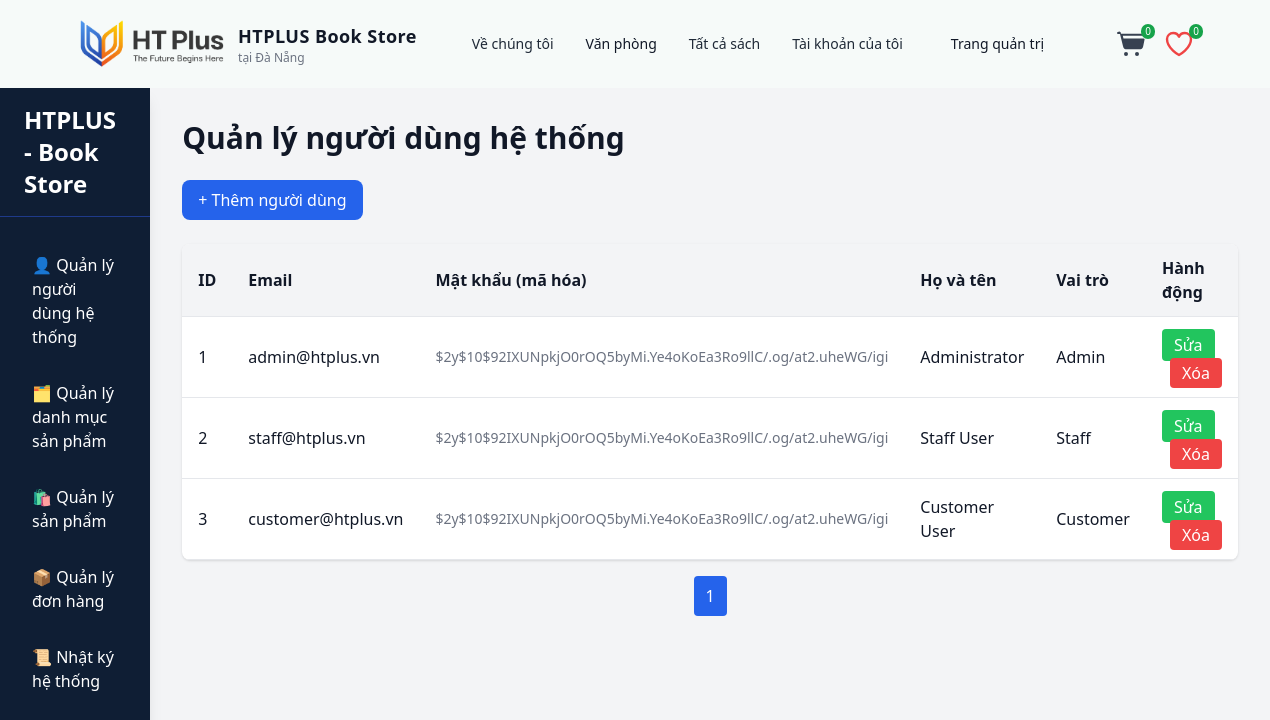
The page /admin (signed in) on the database its author committed.
### tables this page shows
CREATE TABLE IF NOT EXISTS `users` (
  `id` int(11) NOT NULL AUTO_INCREMENT,
  `email` varchar(255) NOT NULL,
  `password` varchar(255) NOT NULL,
  `full_name` varchar(255) DEFAULT NULL,
  `role` enum('admin','staff','customer') NOT NULL DEFAULT 'customer',
  `is_active` tinyint(1) NOT NULL DEFAULT 1,
  `created_at` timestamp NOT NULL DEFAULT CURRENT_TIMESTAMP,
  PRIMARY KEY (`id`),
  UNIQUE KEY `email` (`email`)
);

### app/Controllers/AdminController.php (called while the page is built, shortened)
<?php
class AdminController
{
    private UserService $userService;
    public function __construct()
    {
        $this->userService = new UserService();
    }
    public function index()
    {
        $page = isset($_GET['page']) ? intval($_GET['page']) : 1;
        $limit = 10;
        $result = $this->userService->getPaginatedUsers($page, $limit);
        View::render('admin.users.index', [
            'users' => $result['users'],
            'page' => $result['pagination']['page'],
            'totalPages' => $result['pagination']['total_pages'],
            'title' => 'Admin Dashboard'
        ]);
    }
}

### public/index.php (called while the page is built, shortened)
<?php
$router = new Router();
$router->dispatch($_SERVER['REQUEST_URI'], $_SERVER['REQUEST_METHOD']);

### app/Services/UserService.php (called while the page is built, shortened)
<?php
class UserService
{
    private UserRepository $repository;
    public function __construct()
    {
        $this->repository = new UserRepository();
    }
    public function getPaginatedUsers(int $page, int $perPage): array
    {
        $offset = ($page - 1) * $perPage;
        $users = $this->repository->getPaginated($perPage, $offset);
        $total = $this->repository->countAll();
        $totalPages = (int)ceil($total / $perPage);
        return [
            'users' => $users,
            'pagination' => [
                'page' => $page,
                'total_pages' => $totalPages,
                'total_users' => $total,
            ]
        ];
    }
}

### config/database.php (called while the page is built)
<?php
return [
    'host' => '127.0.0.1',
    'port' => 3306,
    'dbname' => 'simple_store_db',
    'user' => 'root',
    'pass' => '',
    'charset' => 'utf8mb4',
];

### app/Core/Database.php (called while the page is built, shortened)
<?php
class Database{
    private static ?PDO $connection = null;
    public static function getConnection(): PDO
    {
        if (self::$connection === null) {
            $config = require __DIR__ . '/../../config/database.php';
            $dsn = sprintf(
                'mysql:host=%s;port=%d;dbname=%s;charset=%s',
                $config['host'],
                $config['port'],
                $config['dbname'],
                $config['charset']
            );
            try {
                self::$connection = new PDO(
                    $dsn,
                    $config['user'],
                    $config['pass'],
                    [
                        PDO::ATTR_ERRMODE => PDO::ERRMODE_EXCEPTION,
                        PDO::ATTR_DEFAULT_FETCH_MODE => PDO::FETCH_ASSOC,
                    ]
                );
            } catch (PDOException $e) {
                die('Database connection failed : ' . $e->getMessage());
            }
        }
        return self::$connection;
    }
}

### app/Core/BaseRepository.php (called while the page is built, shortened)
<?php
abstract class BaseRepository
{
    public function __construct()
    {
        $this->db = Database::getConnection();
    }
}

### app/Repositories/UserRepository.php (called while the page is built, shortened)
<?php
class UserRepository extends BaseRepository
{
    public function getPaginated(int $limit, int $offset): array
    {
        $sql = "SELECT * FROM users ORDER BY id ASC LIMIT :limit OFFSET :offset";
        $stmt = $this->db->prepare($sql);
        $stmt->bindValue(':limit', $limit, PDO::PARAM_INT);
        $stmt->bindValue(':offset', $offset, PDO::PARAM_INT);
        $stmt->execute();
        return $stmt->fetchAll(PDO::FETCH_OBJ);
    }
    public function countAll(): int
    {
        $stmt = $this->db->query("SELECT COUNT(*) as total FROM users");
        $row = $stmt->fetch(PDO::FETCH_ASSOC);
        return (int) $row['total'];
    }
}

### app/Views/admin/users/index.php (the view, shortened to what this page needs)
    <h1 class="text-3xl font-bold mb-6">Quản lý người dùng hệ thống</h1>
<button id="openCreateModal"
    class="bg-blue-600 text-white px-4 py-2 rounded-lg hover:bg-blue-700 transition">
    + Thêm người dùng
</button>
    <div class="bg-white shadow mt-6 rounded-lg overflow-hidden">
        <table class="min-w-full border-collapse">
            <thead class="bg-gray-100 border-b">
            <tr class="text-left">
                <th class="py-3 px-4">ID</th>
                <th class="py-3 px-4">Email</th>
                <th class="py-3 px-4">Mật khẩu (mã hóa)</th>
                <th class="py-3 px-4">Họ và tên</th>
                <th class="py-3 px-4">Vai trò</th>
                <th class="py-3 px-4">Hành động</th>
            </tr>
            </thead>
            <tbody>
            <?php foreach ($users as $u): ?>
                <tr class="border-b hover:bg-gray-50">
                    <td class="py-3 px-4"><?= $u->id ?></td>
                    <td class="py-3 px-4"><?= $u->email ?></td>
                    <td class="py-3 px-4 text-gray-500 text-sm">
                        <?= $u->password ?>
                    </td>
                    <td class="py-3 px-4"><?= $u->full_name ?></td>
                    <td class="py-3 px-4 capitalize">
                        <?= $u->role ?>
                    </td>
                    <td class="py-3 px-4 space-x-2">
                        <button
                            class="px-3 py-1 bg-green-500 text-white rounded openEditModal"
                            data-id="<?= $u->id ?>"
                            data-name="<?= $u->full_name ?>"
                            data-role="<?= $u->role ?>"
                            data-active="<?= $u->is_active ?>">Sửa
                        </button>
                        <a class="px-3 py-1 bg-red-500 text-white rounded"
                        href="/admin/users/delete?id=<?= $u->id ?>">Xóa</a>
                    </td>
                </tr>
            <?php endforeach; ?>
            </tbody>
        </table>
    </div>
    <div class="mt-4 flex justify-center space-x-2">
        <?php for ($i = 1; $i <= $totalPages; $i++): ?>
            <a href="/admin/users?page=<?= $i ?>"
            class="px-3 py-2 rounded
                <?= ($i == $page) ? 'bg-blue-600 text-white' : 'bg-gray-200 hover:bg-gray-300' ?>">
            <?= $i ?>
            </a>
        <?php endfor; ?>
    </div>
<?php
include __DIR__ . "/../layout/admin-layout.php";
?>

### public/assets/css/app.css (style rules this page uses)
html { scroll-behavior: smooth; }

### rows shown on the page
users: id "1", email "admin@htplus.vn", password "$2y$10$92IXUNpkjO0rOQ5byMi.Ye4oKoEa3Ro9llC/.og/at2.uheWG/igi", full_name "Administrator", role "Admin"
users: id "2", email "staff@htplus.vn", password "$2y$10$92IXUNpkjO0rOQ5byMi.Ye4oKoEa3Ro9llC/.og/at2.uheWG/igi", full_name "Staff User", role "Staff"
users: id "3", email "customer@htplus.vn", password "$2y$10$92IXUNpkjO0rOQ5byMi.Ye4oKoEa3Ro9llC/.og/at2.uheWG/igi", full_name "Customer User", role "Customer"

### other values the page prints
$_SESSION['cart_count'] "0"
